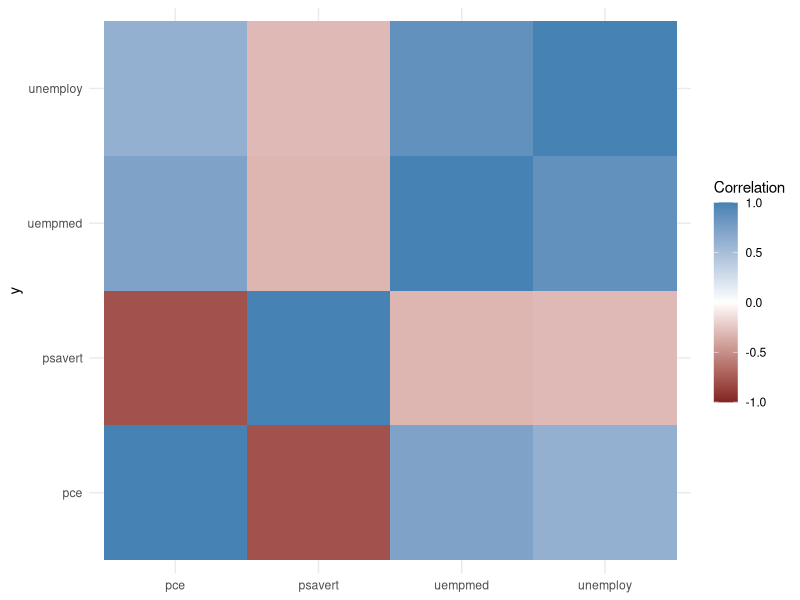

The R script that drew this image: (Note: this script raises an error after producing the figure.)
x <- sample(x=1:100, size = 100, replace=TRUE)
x
mean(x)

y <- x

# change random position of 20 into NA
y[sample(x=1:100, size = 20, replace = FALSE)] <- NA
mean(y)
mean(y, na.rm = TRUE)

# weighted mean
grades <- c(95, 72, 87, 66)
weights <- c(1/2, 1/4, 1/8, 1/8)
mean(grades)
weighted.mean(x=grades, w=weights)

# variants
var(x)
# identical to weighted mean
sum((x - mean(x))^2)/(length(x) -1) 

# standard deviation
sqrt(var(x))
sd(x)
sd(y)
sd(y, na.rm = TRUE)

sum(x)
min(x)
max(x)

summary(x)

#quantile
quantile(x, probs = c(.25, .75))
quantile(y, probs = c(.25, .75), na.rm = TRUE)
quantile(x, probs = c(.1, .25, .75, .9))

# correlations
require(ggplot2)
head(economics)
cor(economics$pce, economics$psavert)

# correlation on columns
cor(economics[, c(2,4:6)])

econCor <- cor(economics[, c(2,4:6)])
require(reshape2)
econMelt <- melt(econCor, varnames = c("x", "y"), value.name = "Correlation")
head(econMelt)
econMelt <- econMelt[order(econMelt$Correlation), ]

require(scales)
ggplot(econMelt, aes(x=x, y=y)) + 
  geom_tile(aes(fill=Correlation)) +
  scale_fill_gradient2(low=muted("red"), mid="white", high="steelblue",
  guide=guide_colorbar(ticks = FALSE, barheight = 10), limits = c(-1, 1)) + 
  theme_minimal() + labs(x=NULL, NULL)


# dealing with missing data
m <- c(9,9,NA,3,NA,5,8,1,10,4)
n <- c(3,3,5,3,NA,5,8,1,7,4)
p <- c(9,9,NA,3,NA,5,8,1,10,4)
q <- c(9,9,NA,3,NA,5,8,1,10,4)
r <- c(9,9,NA,3,NA,5,8,1,10,4)
theMat <- cbind(m,n,p,q,r) 
theMat
cor(theMat)
cor(theMat, use = "Everything")
?cor()
# to leave NA
cor(theMat, use = "all.obs")
cor(theMat, use = "complete.obs")
cor(theMat, use = "na.or.complete")
cor(theMat[c(1,4,7,9,10),])

cor(theMat, use = "pairwise.complete.obs")
